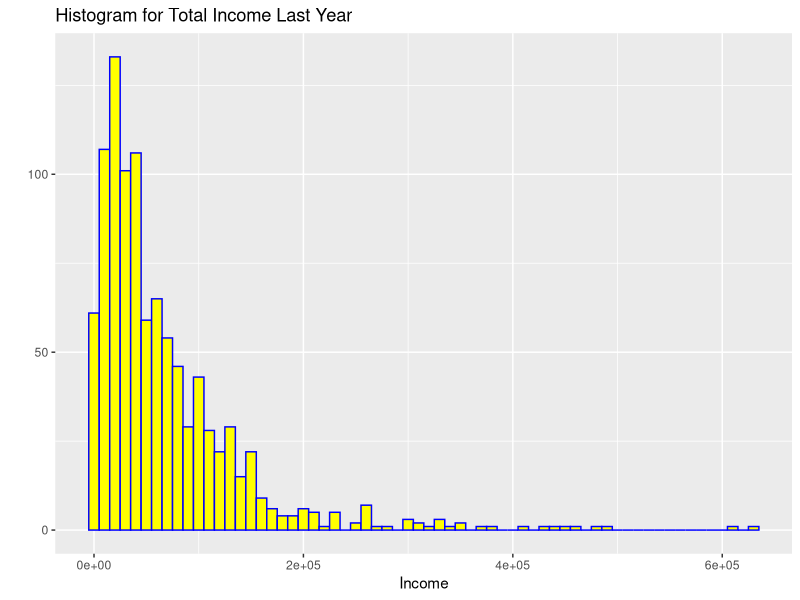
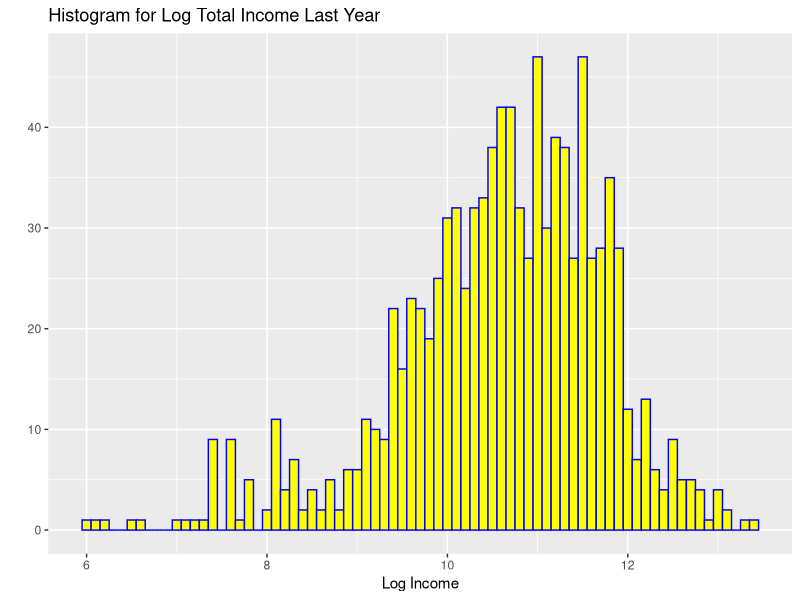
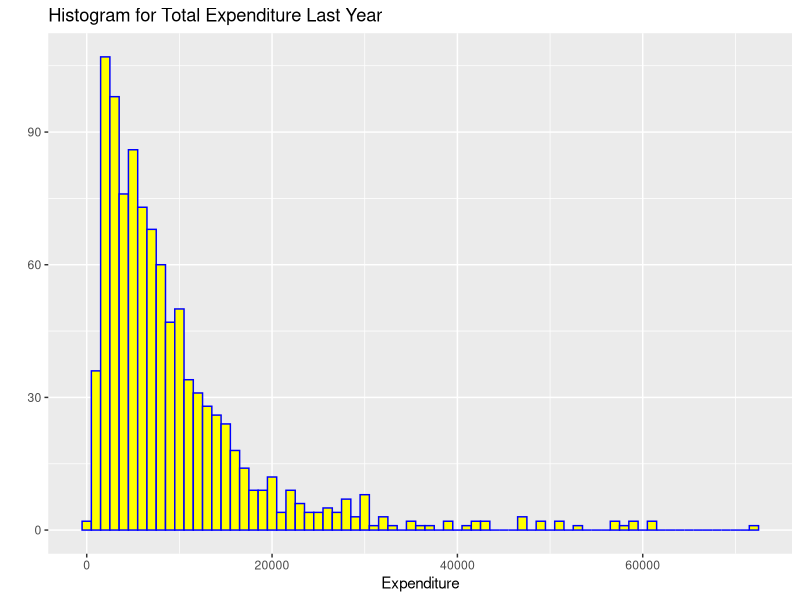
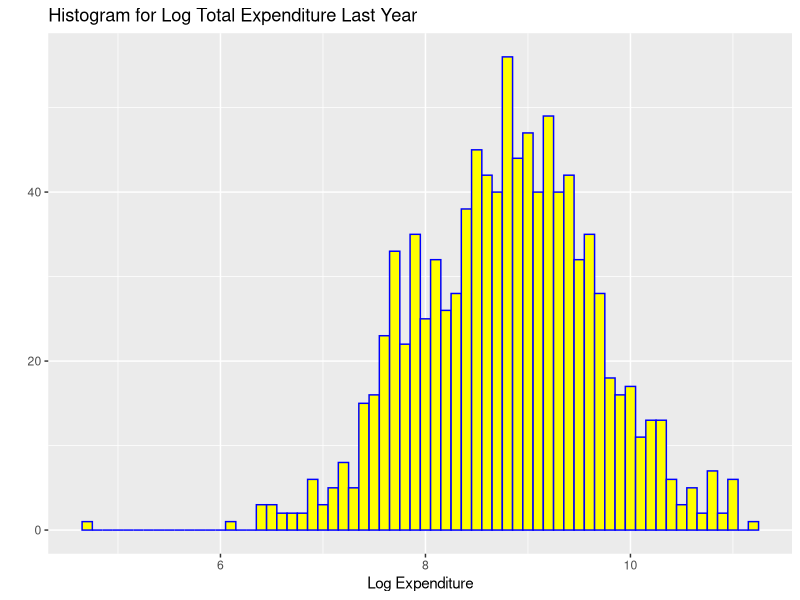
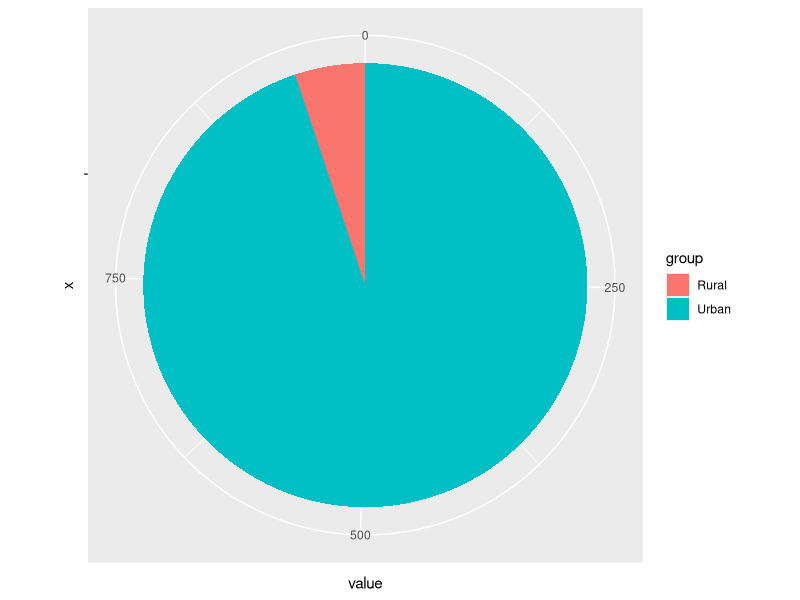
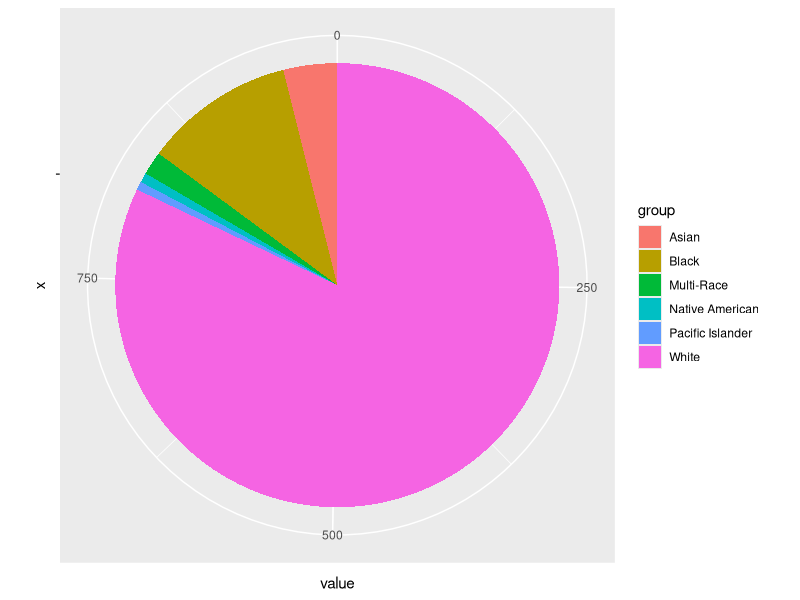

Source code (R) for these figures, in order:
## ---- chunk 1
library(readr)
library(dplyr)
library(ggplot2)
## ---- chunk 2
data <- read.csv("CEdata.csv")
## ---- chunk 3
qplot(data$Income,
      geom="histogram",
      binwidth = 10000,  
      main = "Histogram for Total Income Last Year", 
      xlab = "Income",  
      fill=I("yellow"), 
      col=I("blue"))
## ---- chunk 4
data$logIncome <- log(data$Income)
qplot(data$logIncome,
      geom="histogram",
      binwidth = 0.1,  
      main = "Histogram for Log Total Income Last Year", 
      xlab = "Log Income",  
      fill=I("yellow"), 
      col=I("blue"))
## ---- chunk 5
mean(data$logIncome)
sd(data$logIncome)
## ---- chunk 6
qplot(data$Expenditure,
      geom="histogram",
      binwidth = 1000,  
      main = "Histogram for Total Expenditure Last Year", 
      xlab = "Expenditure",  
      fill=I("yellow"), 
      col=I("blue"))
## ---- chunk 7
data$logEx <- log(data$Expenditure)
qplot(data$logEx,
      geom="histogram",
      binwidth = 0.1,  
      main = "Histogram for Log Total Expenditure Last Year", 
      xlab = "Log Expenditure",  
      fill=I("yellow"), 
      col=I("blue"))
## ---- chunk 8
mean(data$logEx)
sd(data$logEx)
## ---- chunk 9
URdata <- c()
for (i in 1:2){
  URdata[i] <- sum(data$UrbanRural==i)
}
lbls <- c("Urban", "Rural")
df <- data.frame(
  group = lbls,
  value = URdata
  )
ggplot(df, aes(x="", y=value, fill=group))+ geom_bar(width = 1, stat = "identity")+ coord_polar("y", start=0)
## ---- chunk 10
RCdata <- c()
for (i in 1:6){
  RCdata[i] <- sum(data$Race==i)
}
lbls <- c("White", "Black", "Native American", "Asian", "Pacific Islander", "Multi-Race")
df <- data.frame(
  group = lbls,
  value = RCdata
  )
ggplot(df, aes(x="", y=value, fill=group))+ geom_bar(width = 1, stat = "identity")+ coord_polar("y", start=0)
## ---- chunk 11
RCdata
## ---- chunk 12
Model <- lm(logIncome ~ as.factor(UrbanRural), data=data)
summary(Model)
## ---- chunk 13
Model2 <- lm(Income ~ as.factor(UrbanRural), data=data)
summary(Model2)
